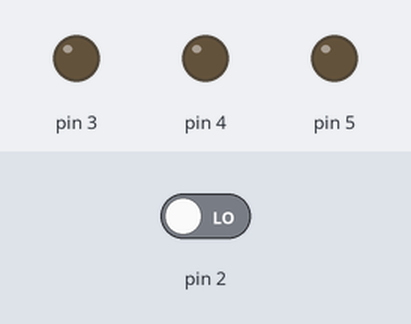
A sketch run on a simulated Arduino Uno, built with avr-gcc and run on an emulated ATmega328P. Shown: output pins drawn as LEDs (lit = HIGH). Dashed ring = blinking. The test bench sets the inputs (shaded band); at power-on: pin 2 LOW.

Above: at 1.2 s.
1.3 s: pin 2 driven HIGH
At 1.42 s:
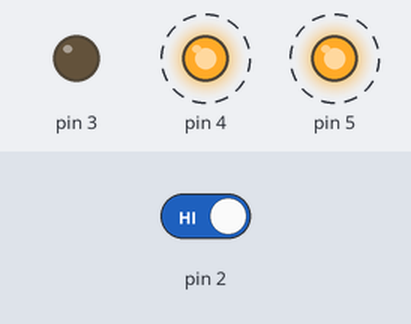
At 4.2 s:
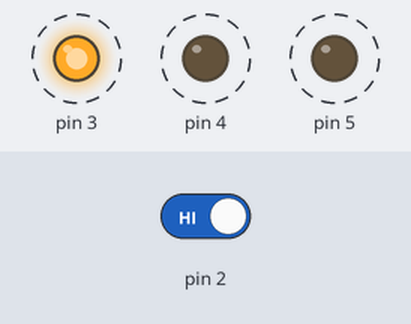
4.3 s: pin 2 driven LOW
At 5.1 s:
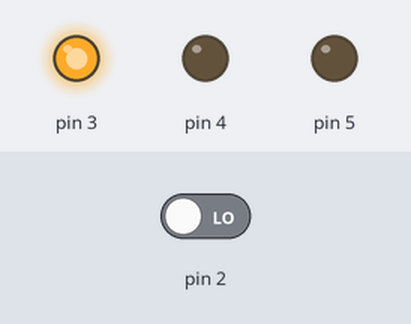
Timing chart, 0 to 7.3 s (numbered marks = the images above; inputs shaded):
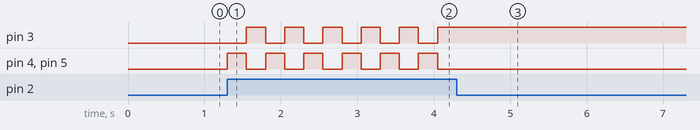

Measured:
- after the input at 1.3 s, pin 3: alternates HIGH for 0.25 s and LOW for 0.25 s, starting after 0.25 s; pin 4, pin 5: alternates HIGH for 0.25 s and LOW for 0.25 s, starting at once
- after the input at 4.3 s, pin 3: stops changing and stays HIGH; pin 4, pin 5: stops changing and stays LOW

The sketch:

LED_Button_Toggle.ino
```cpp
bool oldButtonState = LOW;
int x = 1;

void setup() {
  // put your setup code here, to run once:
  pinMode(3, OUTPUT);
  pinMode(4,OUTPUT);
  pinMode(5, OUTPUT);
  pinMode(2, INPUT);

}

void loop() {
  // put your main code here, to run repeatedly:
  int newButtonState = digitalRead(2);

  if (newButtonState == HIGH && oldButtonState == LOW) {

    if (x == 0) {
      // Toggle on
      digitalWrite(3, HIGH); //GREEN
      digitalWrite(4, LOW); //RED
      digitalWrite(5, LOW); //RED

      x = 1;

    } else {
      // Toggle off
      digitalWrite(3, LOW); //GREEN
      digitalWrite(4, HIGH); //RED
      digitalWrite(5, HIGH); //RED

      x = 0;
    }
    delay(250);
  }
}
```
